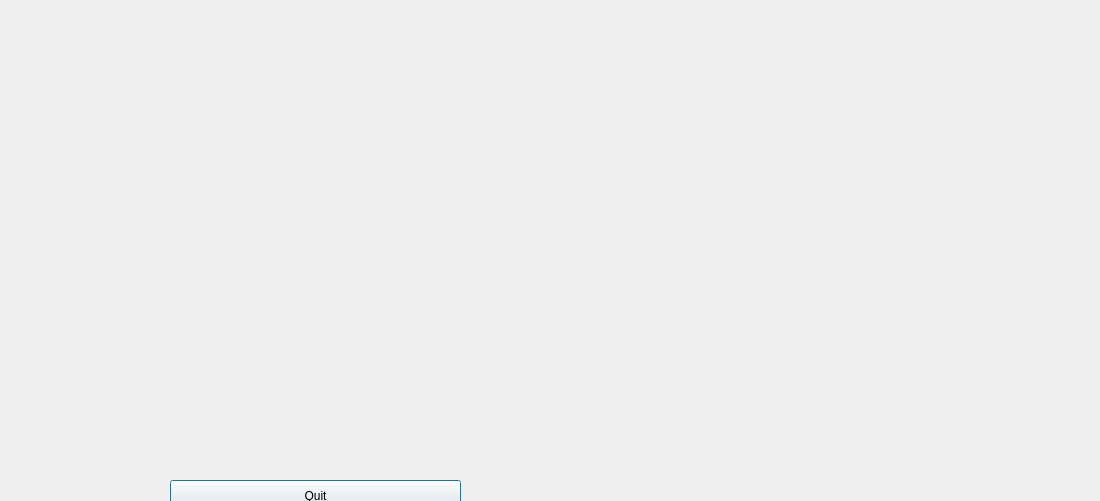
<?xml version="1.0" encoding="UTF-8"?>
<ui version="4.0">
 <class>Win</class>
 <widget class="QDialog" name="Win">
  <property name="geometry">
   <rect>
    <x>0</x>
    <y>0</y>
    <width>1100</width>
    <height>501</height>
   </rect>
  </property>
  <property name="windowTitle">
   <string>Dialog</string>
  </property>
  <widget class="QLabel" name="Win_2">
   <property name="geometry">
    <rect>
     <x>-10</x>
     <y>10</y>
     <width>851</width>
     <height>551</height>
    </rect>
   </property>
   <property name="text">
    <string/>
   </property>
  </widget>
  <widget class="QPushButton" name="Quit_a">
   <property name="geometry">
    <rect>
     <x>170</x>
     <y>480</y>
     <width>291</width>
     <height>32</height>
    </rect>
   </property>
   <property name="text">
    <string>Quit</string>
   </property>
  </widget>
 </widget>
 <resources/>
 <connections/>
</ui>
